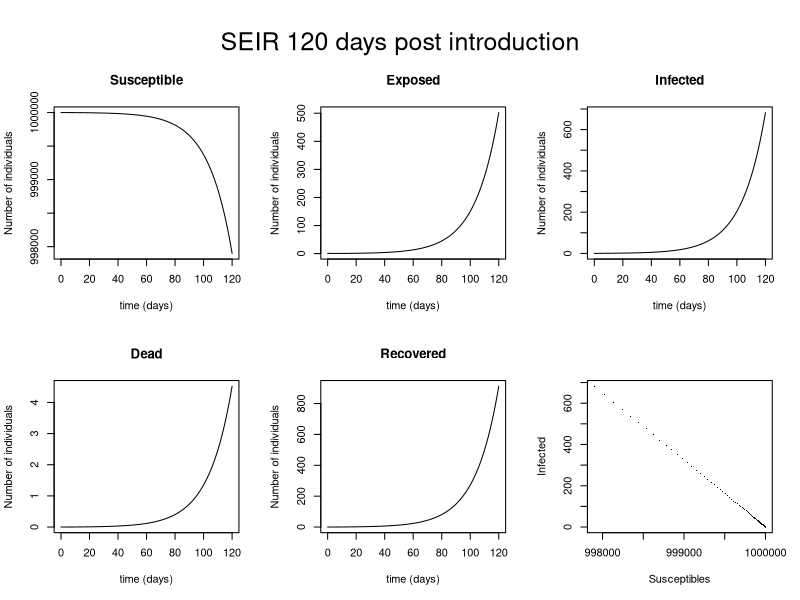
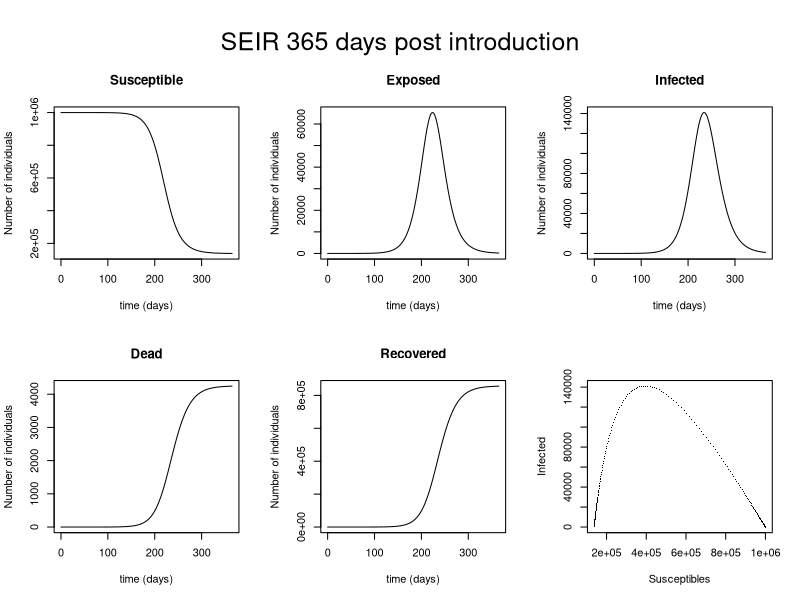
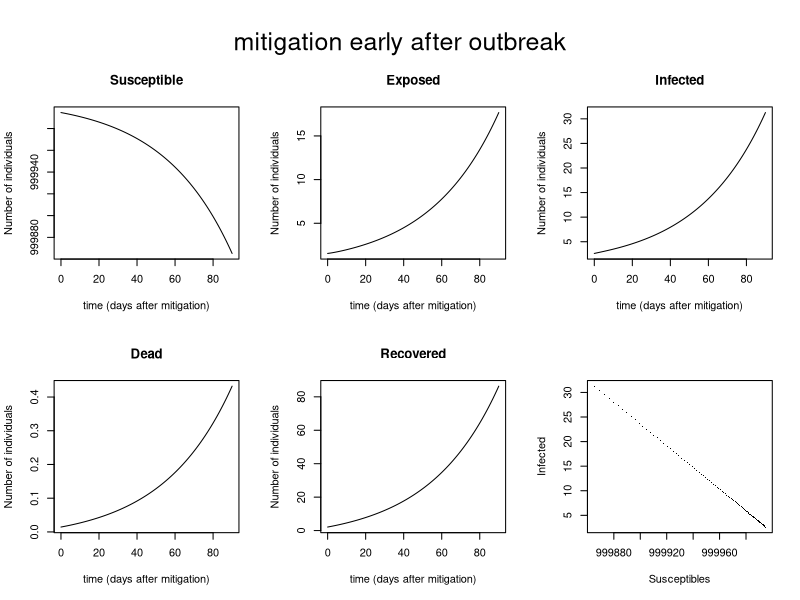
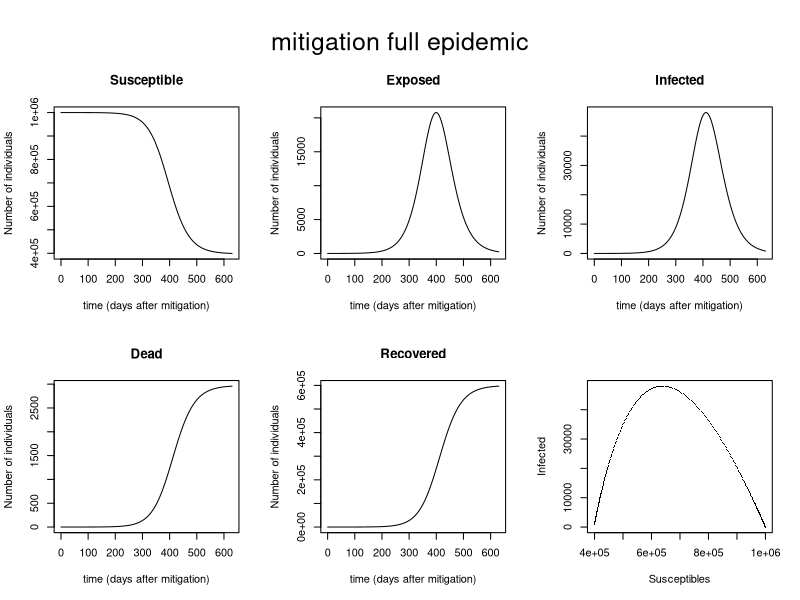
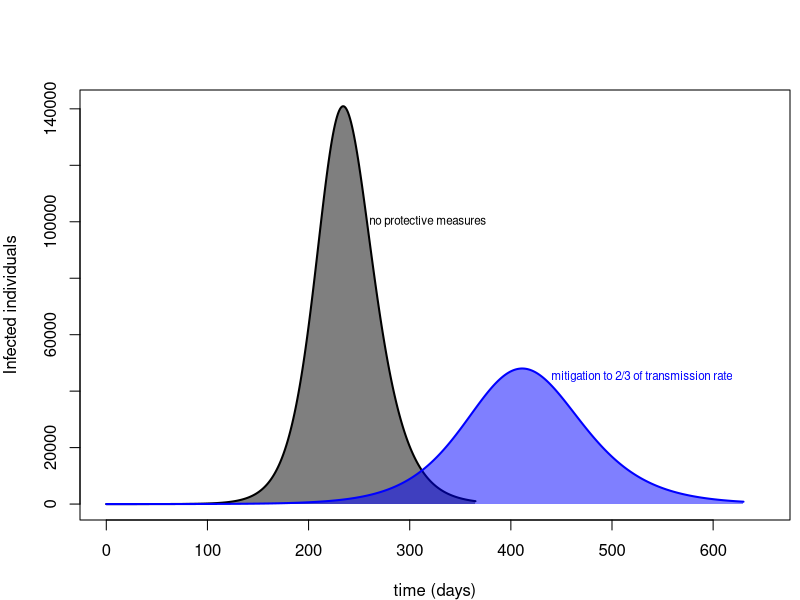

Here is the R script that generated these plots, in order:
##############################
# These are the simulations for COVID-19
#############################

install.packages("deSolve")
library(deSolve)


#############################################
## Simple model 
############################################


N=1000000

parameters <- c(b = 0.186,   # or 146 for the 17.16 case. # 0.186 for the 12.39
	s = 0.192,      #1/5.2
	g = 0.0807,     #average 1/12.39=0.0807  or ceiling 1/17.16=0.0583
	m = 0.0004)

state <- c(X = 1000000,
	Y = 1,
	Z = 0,
	Z0 = 0,
	W = 0)

seir_covid <-function(t, state, parameters) {
	with(as.list(c(state, parameters)),{
		dX <- (-b*X*Z)/(X+Y+Z+W)
		dY <- (b*X*Z)/(X+Y+Z+W) - s*Y
		dZ <- s*Y - (g + m)*Z
		dZ0 <- m*Z
		dW <- g*Z
		# return the rate of change
		list(c(dX, dY, dZ, dZ0, dW))
	}) # end with(as.list ...
}



times <- seq(0, 120, by = 1)


out_1 <- ode(y = state, times = times, func = seir_covid, parms = parameters)
colnames(out_1) <- c("time","Susceptible","Exposed","Infected","Dead","Recovered")
head(out_1)

par(oma = c(0, 0, 4, 0))
plot(out_1, xlab = "time (days)", ylab = "Number of individuals")
plot(out_1[, "Susceptible"], out_1[, "Infected"], pch = ".",ylab="Infected",xlab="Susceptibles")
mtext(outer = TRUE, side = 3, "SEIR 120 days post introduction", cex = 1.5)

out_1[time=121,]/N*100                 # Percentages of each class at a year after introduction
(100 - (out_1[time=121,]/N*100)[2])    # The Percent of cumulative number of infected individuals at the end of the epidemic
(1 - (out_1[time=121,]/N)[2])*N        # cumulative number of infected individuals at the end of the epidemic



times <- seq(0, 365, by = 1)


out_1 <- ode(y = state, times = times, func = seir_covid, parms = parameters)
colnames(out_1) <- c("time","Susceptible","Exposed","Infected","Dead","Recovered")
head(out_1)

par(oma = c(0, 0, 4, 0))
plot(out_1, xlab = "time (days)", ylab = "Number of individuals")
plot(out_1[, "Susceptible"], out_1[, "Infected"], pch = ".",ylab="Infected",xlab="Susceptibles")
mtext(outer = TRUE, side = 3, "SEIR 365 days post introduction", cex = 1.5)

out_1[time=366,]/N*100                 # Percentages of each class at a year after introduction
(100 - (out_1[time=366,]/N*100)[2])    # The Percent of cumulative number of infected individuals at the end of the epidemic
(1 - (out_1[time=366,]/N)[2])*N        # cumulative number of infected individuals at the end of the epidemic


out_1.1 <- as.data.frame(out_1)
out_1.1[which(out_1.1[,"Infected"] == max(out_1.1[,"Infected"])),]   # Number of infected individuals at the peak of the epidemic! This is important because it will tell us something about the burden on the health care system




#####################################
# transmission reduction efforts 2/3*b after 30 days of introduction for case E=1 We assume that the number of individuals in each class is that observed from the previous dynamic with no reduction in transmission
####################################



parameters <- c(b = (2/3)*0.186,   # or 146 for the 17.16 case. # 0.186 for the 12.39
	s = 0.192,      #1/5.2
	g = 0.0807,     #average 1/12.39=0.0807  or ceiling 1/17.16=0.0583
	m = 0.0004)


state <- c(X = 9.999947e+05,
	Y = 1.546402e+00,
	Z = 2.614416e+0,
	Z0 = 1.448262e-02,
	W = 2.110842e+00)

seir_covid <-function(t, state, parameters) {
	with(as.list(c(state, parameters)),{
		dX <- (-b*X*Z)/(X+Y+Z+W)
		dY <- (b*X*Z)/(X+Y+Z+W) - s*Y
		dZ <- s*Y - (g + m)*Z
		dZ0 <- m*Z
		dW <- g*Z
		# return the rate of change
		list(c(dX, dY, dZ, dZ0, dW))
	}) # end with(as.list ...
}



times <- seq(0, 90, by = 1)

out_m_1 <- ode(y = state, times = times, func = seir_covid, parms = parameters)
colnames(out_m_1) <- c("time","Susceptible","Exposed","Infected","Dead","Recovered")
head(out_m_1)

par(oma = c(0, 0, 4, 0))
plot(out_m_1, xlab = "time (days after mitigation)", ylab = "Number of individuals")
plot(out_m_1[, "Susceptible"], out_m_1[, "Infected"], pch = ".",ylab="Infected",xlab="Susceptibles")
mtext(outer = TRUE, side = 3, "mitigation early after outbreak", cex = 1.5)


out_m_1[time=91,]/N*100
(100 - (out_m_1[time=91,]/N*100)[2]) 
(1 - (out_m_1[time=91,]/N)[2])*N 
 


times <- seq(0, 630, by = 1)

out_m_1 <- ode(y = state, times = times, func = seir_covid, parms = parameters)
colnames(out_m_1) <- c("time","Susceptible","Exposed","Infected","Dead","Recovered")
head(out_m_1)

par(oma = c(0, 0, 4, 0))
plot(out_m_1, xlab = "time (days after mitigation)", ylab = "Number of individuals")
plot(out_m_1[, "Susceptible"], out_m_1[, "Infected"], pch = ".",ylab="Infected",xlab="Susceptibles")
mtext(outer = TRUE, side = 3, "mitigation full epidemic", cex = 1.5)


out_m_1[time=631,]/N*100
(100 - (out_m_1[time=631,]/N*100)[2]) 
(1 - (out_m_1[time=631,]/N)[2])*N 
 

out_m_1.1 <- as.data.frame(out_m_1)
out_m_1.1[which(out_m_1.1[,"Infected"] == max(out_m_1.1[,"Infected"])),]




######################
# comparison with and without mitigation
#####################


par(mar = c(4, 4, .5, .5),mfrow=c(1,1))
plot(out_1.1$time, out_1.1$Infected, type="l", lwd=2, xlab = "time (days)", ylab = "Infected individuals", 
    col=rgb(0,0,0),ylim=c(0,(out_1.1[which(out_1.1[,"Infected"] == max(out_1.1[,"Infected"])),4] + 100)), xlim=c(0,650))
polygon(c(out_1.1$time,rev(out_1.1$time)),c(out_1.1$Infected,rep(0,length(out_1.1$time))),
    col=rgb(0,0,0,0.5),border=NA)
lines(out_m_1.1$time, out_m_1.1$Infected, lwd=2, col=rgb(0,0,1))
polygon(c(out_m_1.1$time,rev(out_m_1.1$time)),c(out_m_1.1$Infected,rep(0,length(out_m_1.1$time))),
   col=rgb(0,0,1,0.5),border=NA)
    

text(250,100000,"no protective measures",cex=0.7,pos=4)
text(430,45000,"mitigation to 2/3 of transmission rate",cex=0.7,col=rgb(0,0,1),pos=4)
